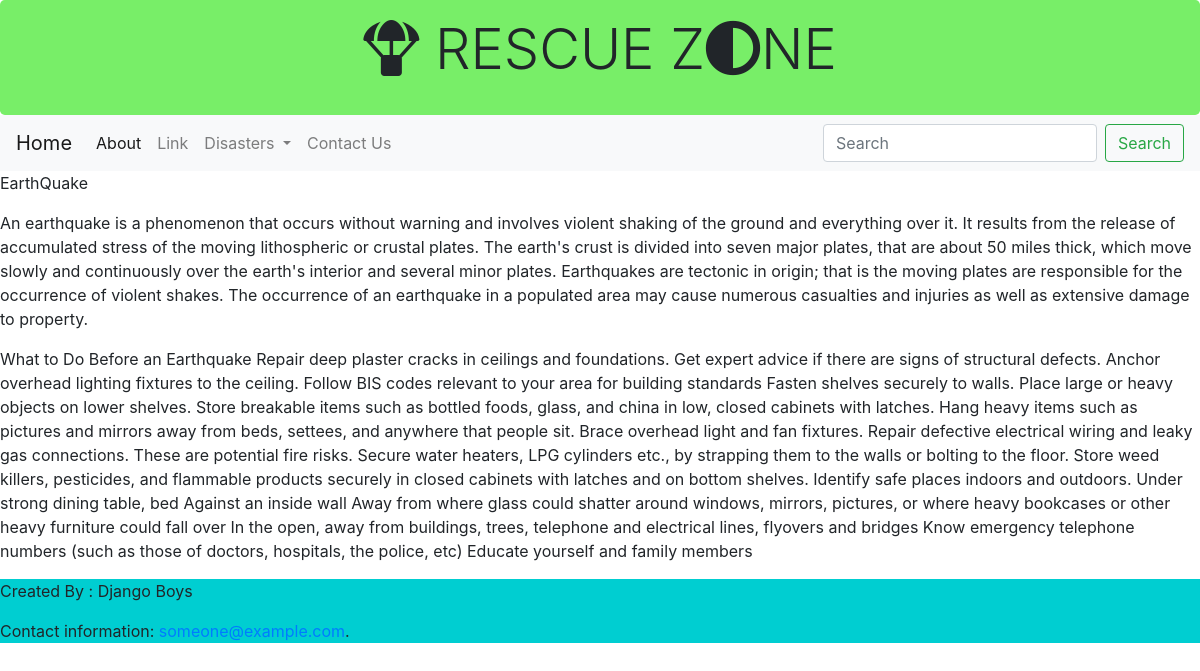
/disasters/1, run on the app's committed database.
### disaster/models.py (models this page shows, shortened)
class DisasterDetails(models.Model):
    name = models.CharField(blank=True, max_length=100)
    description = models.TextField(blank=True)
    zonemap = models.ImageField(upload_to="zonemap/")
    dos = models.TextField(blank=True)

### disaster/views.py (the view)
# urls.py: path('disasters/<int:pk>',DisasterDetailsView.as_view(),name='disasterdetailview'),
class DisasterDetailsView(DetailView):
    context_object_name = 'detail_list'
    model = DisasterDetails
    template_name='disaster/disaster_detail.html'

### disaster/templates/disaster/disaster_detail.html (shortened to what this page needs)
{% extends 'disaster/base.html' %}
{% block content %}
{{detail_list.name}}
<p>{{detail_list.description}}</p>
<p>{{detail_list.dos}}</p>
 {% endblock %}

### disaster/templates/disaster/base.html (shortened to what this page needs)
{% load static %}
<!DOCTYPE html>
<html>
<head>
    <link rel="stylesheet" type="text/css" href="{% static 'css/bootstrap.css'%}">
	<link rel="stylesheet" type="text/css" href="{% static 'css/grid.css'%}">
  <link rel="stylesheet" href="https://use.fontawesome.com/releases/v5.2.0/css/all.css">
</head>
<body>
<div class="jumbotron1 ">
  <div class="container">
    <h1 class="display-p"><i class="fas fa-parachute-box"></i> RESCUE Z<i class="fas fa-adjust"></i>NE</h1>
  </div>
</div>
	<nav class="navbar navbar-expand-lg navbar-light bg-light">
  <a class="navbar-brand" href="{%url 'disaster:home' %}">Home</a>
  <div class="collapse navbar-collapse" id="navbarSupportedContent">
    <ul class="navbar-nav mr-auto">
      <li class="nav-item active">
        <a class="nav-link" href="">About<span class="sr-only">(current)</span></a>
      </li>
      <li class="nav-item">
        <a class="nav-link" href="#">Link</a>
      </li>
      <li class="nav-item dropdown">
        <a class="nav-link dropdown-toggle" href="#" id="navbarDropdown" role="button" data-toggle="dropdown" aria-haspopup="true" aria-expanded="false">
          Disasters
        </a>
      </li>
      <li class="nav-item">
        <a class="nav-link " href="#">Contact Us</a>
      </li>
    </ul>
    <form class="form-inline my-2 my-lg-0">
      <input class="form-control mr-sm-2" type="search" placeholder="Search" aria-label="Search">
      <button class="btn btn-outline-success my-2 my-sm-0" type="submit">Search</button>
    </form>
  </div>
</nav>
<p>
{% block content %}
{% endblock %}
</p>
<footer>
  <p>Created By : Django Boys</p>
  <p>Contact information: <a href="">
  someone@example.com</a>.</p>
</footer>
<link rel="stylesheet" href="https://stackpath.bootstrapcdn.com/bootstrap/4.1.3/css/bootstrap.min.css">
</body>
</html>

### static/css/grid.css (style rules this page uses)
h1 { text-align: center; }
footer { background-color: #00CED1; }
.jumbotron1 { background-color: #78ee68; border-radius: 0.3rem; }
@media (min-width: 576px) { .jumbotron1 { padding: 1rem .2rem; } }
.display-p { font-size: 3.5rem; font-weight: 300; line-height: 1.2; }

### data on the page
DisasterDetails: name "EarthQuake", description "An earthquake is a phenomenon that occurs without warning and involves violent shaking of the ground and everything over it. It results from the release of accumulated stress of the moving lithospheric or crustal plates. The earth's crust is divided into seven major plates, that are about 50 miles thick, which move slowly and continuously over the earth's interior and several minor plates. Earthquakes are tectonic in origin; that is the moving plates are responsible for the occurrence of violent shakes. The occurrence of an earthquake in a populated area may cause numerous casualties and injuries as well as extensive damage to property.", dos "What to Do Before an Earthquake Repair deep plaster cracks in ceilings and foundations. Get expert advice if there are signs of structural defects. Anchor overhead lighting fixtures to the ceiling. Follow BIS codes relevant to your area for building standards Fasten shelves securely to walls. Place large or heavy objects on lower shelves. Store breakable items such as bottled foods, glass, and china in low, closed cabinets with latches. Hang heavy items such as pictures and mirrors away from beds, settees, and anywhere that people sit. Brace overhead light and fan fixtures. Repair defective electrical wiring and leaky gas connections. These are potential fire risks. Secure water heaters,…"
